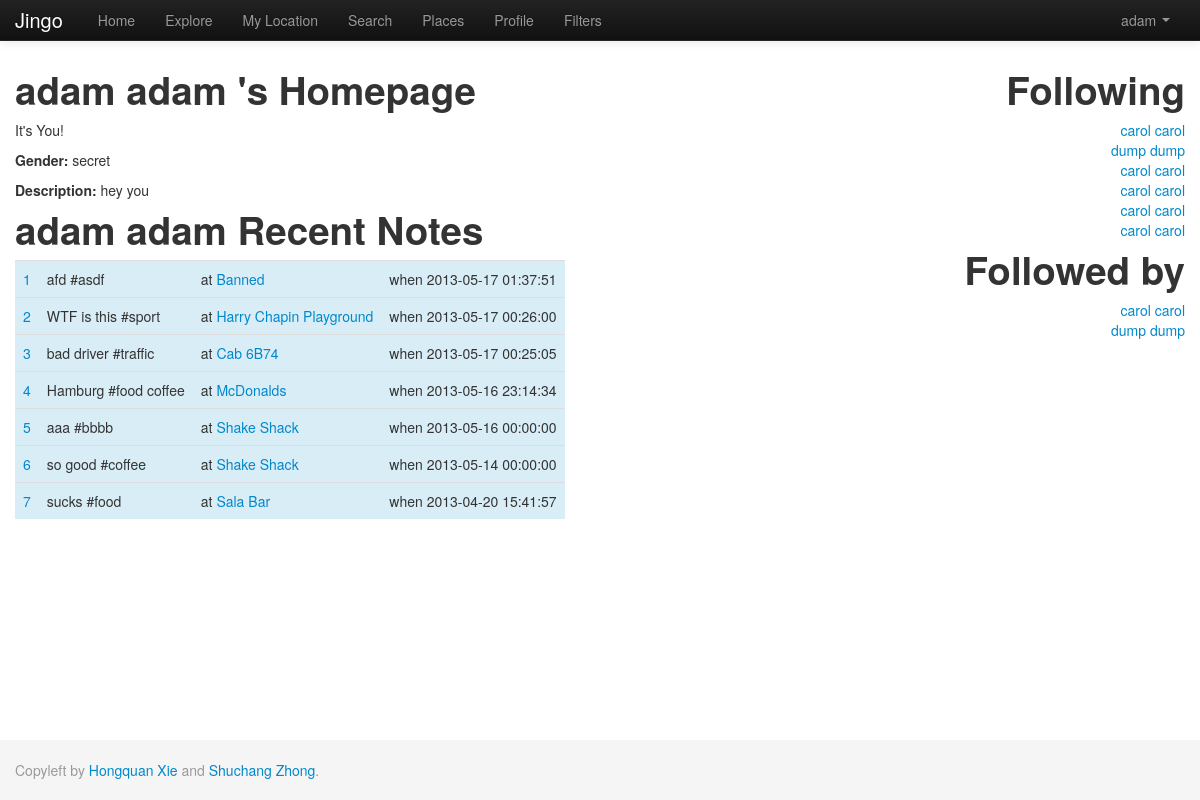
Screenshot of /index.php/user?uid=1 (signed in) with the database file from the repository.
### tables this page shows
CREATE TABLE IF NOT EXISTS `user` (
  `uid` int(11) NOT NULL AUTO_INCREMENT,
  `uname` varchar(50) NOT NULL,
  `email` varchar(50) NOT NULL,
  `password` varchar(50) NOT NULL,
  `dt_inserted` datetime NOT NULL,
  `dt_edited` timestamp NOT NULL DEFAULT '0000-00-00 00:00:00' ON UPDATE CURRENT_TIMESTAMP,
  `first_name` varchar(50) NOT NULL,
  `last_name` varchar(50) NOT NULL,
  `gender` tinyint(1) DEFAULT NULL,
  `photo` varchar(100) DEFAULT NULL,
  `description` varchar(1000) NOT NULL,
  `last_latitude` float NOT NULL DEFAULT '0',
  `last_longitude` float NOT NULL DEFAULT '0',
  `current_state` varchar(50) NOT NULL,
  `active` tinyint(1) NOT NULL DEFAULT '1',
  PRIMARY KEY (`uid`),
  UNIQUE KEY `email` (`email`,`uname`)
);

CREATE TABLE IF NOT EXISTS `note` (
  `nid` int(11) NOT NULL AUTO_INCREMENT,
  `uid` int(11) DEFAULT NULL,
  `pid` int(11) DEFAULT NULL,
  `text_body` varchar(1000) DEFAULT NULL,
  `keyword` varchar(200) DEFAULT NULL,
  `dt_inserted` datetime DEFAULT NULL,
  `dt_edited` timestamp NOT NULL DEFAULT CURRENT_TIMESTAMP,
  `active` tinyint(1) NOT NULL DEFAULT '1',
  `s_from` datetime DEFAULT '0000-00-00 00:00:00',
  `s_to` datetime DEFAULT '0000-00-00 00:00:00',
  `repeat_flag` tinyint(1) DEFAULT '0',
  `sunday` tinyint(1) DEFAULT '0',
  `monday` tinyint(1) DEFAULT '0',
  `tuesday` tinyint(1) DEFAULT '0',
  `wednesday` tinyint(1) DEFAULT '0',
  `thursday` tinyint(1) DEFAULT '0',
  `friday` tinyint(1) DEFAULT '0',
  `saturday` tinyint(1) DEFAULT '0',
  `public` tinyint(1) NOT NULL,
  PRIMARY KEY (`nid`)
);

CREATE TABLE IF NOT EXISTS `place` (
  `pid` int(11) NOT NULL AUTO_INCREMENT,
  `pname` varchar(100) DEFAULT NULL,
  `latitude` float DEFAULT NULL,
  `longitude` float DEFAULT NULL,
  `dt_inserted` datetime NOT NULL,
  `dt_edited` timestamp NOT NULL DEFAULT CURRENT_TIMESTAMP,
  `active` tinyint(1) NOT NULL DEFAULT '1',
  PRIMARY KEY (`pid`)
);

CREATE TABLE IF NOT EXISTS `follow` (
  `FOLLOW_ID` int(11) NOT NULL AUTO_INCREMENT,
  `CURRENT_U` int(11) NOT NULL DEFAULT '0',
  `FOLLOWED_USER` int(11) NOT NULL DEFAULT '0',
  `dt_inserted` datetime NOT NULL,
  `dt_edited` timestamp NOT NULL DEFAULT CURRENT_TIMESTAMP,
  `active` tinyint(1) NOT NULL DEFAULT '1',
  PRIMARY KEY (`FOLLOW_ID`)
);

### application/controllers/home.php (called while the page is built, shortened)
<?php
class Home extends CI_Controller{
    public function __construct(){
        $this->load->helper('view_helper');
        $this->load->view('header');
    }
    public function user(){
        $uid = $this->input->get('uid');
        $this->load->model('User');
        $this->User->uid = $uid;
        $user            = current($this->User->get());
        $data['user']    = $user;
        $this->load->model('Note');
        $this->Note->uid = $uid;
        $this->Note->order_by = 'note_dt_inserted desc';
        $note            = $this->Note->get();
        $data['note']    = $note;
        $this->load->model('follow', 'f1');
        $this->f1->current_u = $uid;
        $following           = $this->f1->get();
        $data['following']   = $following;
        $this->load->model('follow', 'f2');
        $this->f2->followed_user = $uid;
        $followed                = $this->f2->get();
        $data['followed']        = $followed;
        if (empty($user)) {
            show_404('page');
        } else {
            $this->load->view('user', $data);
        }
        $this->load->view('footer');
    }
}
?>

### index.php (called while the page is built, shortened)
<?php
require_once BASEPATH.'core/CodeIgniter.php';

### application/models/user.php (called while the page is built, shortened)
<?php
class User extends CI_Model {
    function get($params=null){
		$this->db->select('*');
		$this->db->from('user');
		$where = ' 1=1 ';
		if(isset($this->uid)){
			$where .= ' AND user.uid = '.$this->uid;
		}
		if($params){
			$params['user.active']=1;
			$this->db->where($params);
		}else
			$this->db->where($where, null, false);
		$query = $this->db->get();
        return $query->result_array();
    }
}

### application/models/note.php (called while the page is built, shortened)
<?php
class Note extends CI_Model {
    function get($params=null){
		$this->db->select('*,note.dt_inserted as note_dt_inserted');
		$this->db->from('note');
		$this->db->join('user','user.uid=note.uid');
		$this->db->join('place','place.pid=note.pid');
		$where = ' 1=1 ';
		$newString ='and (note.public = 1 or (note.public = 0 and note.uid in (select current_u from follow where active = "1" and followed_user ='.$_SESSION['user']['uid'].' )))';
		$where .= $newString;
		if(isset($this->uid)){
			$where .= ' AND note.uid = '.$this->uid;
		}
		if($params){
			$params['note.active']=1;
			$this->db->where($params);
		}else
			$this->db->where($where, null, false);
		if(isset($this->order_by))
			$this->db->order_by($this->order_by);
		$query = $this->db->get();
        return $query->result_array();
    }
}

### application/models/follow.php (called while the page is built, shortened)
<?php
class Follow extends CI_Model {
    function get($params=null){
		$this->db->select('*');
		$this->db->from('follow');
		if(isset($this->current_u)){
			$joinClause = "user.uid=follow.followed_user";
		}
		if(isset($this->followed_user)){
			$joinClause = "user.uid=follow.current_u";
		}
		$this->db->join('user',$joinClause);
		$where = ' 1=1 ';
		if(isset($this->current_u)){
			$where .= ' AND follow.current_u = '.$this->current_u;
		}
		if(isset($this->followed_user)){
			$where .= ' AND follow.followed_user = '.$this->followed_user;
		}
		if($params){
			$this->db->where($params);
		}else
			$this->db->where($where, null, false);
		$query = $this->db->get();
        return $query->result_array();
    }
}

### application/views/user.php (the view, shortened to what this page needs)
<div style='width=75%; float:left;'>
<h1><?php echo $user['first_name']." ".$user['last_name'];?> 's Homepage</h1>
<p><?php
if ($user['uid']==$_SESSION['user']['uid']) {
	echo "It's You!";
} elseif($relation){?>
	<a class="btn btn-primary" href="javascript:void(0)" onclick="follow(<?php echo $_SESSION['user']['uid'];?>, <?php echo $user['uid'];?>,this)">
		Follow
	</a>
<?php }else{?>
	<a class="btn btn-danger" href="javascript:void(0)" onclick="unfollow(<?php echo $_SESSION['user']['uid'];?>, <?php echo $user['uid'];?>,this)">
		Unfollow
	</a>
<?php }
?></p>
<p><b>Gender:</b> <?php
    if ($user['gender']==1){
    	echo "gentle";
    } else if ($user['gender']==0){
    	echo "lady";
    } else {
    	echo "secret";
    }
?></p>
<p><b>Description:</b> <?php echo $user['description']; ?> </p>
<h1><?php echo $user['first_name']." ".$user['last_name'];?> Recent Notes</h1>
<table class="table table-hover">
	<?php
	$index = 1;
		foreach($note as $row){
    ?>
	<tr class="info">
	    <td><a href="note?nid=<?php echo $row['nid'];?>"><?php echo $index;$index+=1; ?></a></td>
	    <td><?php echo $row['text_body']." #".$row['keyword']; ?></td>
	    <td>at <a href="place?pid=<?php echo $row['pid']; ?>"><?php echo $row['pname']; ?></a></td>
		<td>when <?php echo $row['note_dt_inserted']; ?></td>
	  </tr>
	<?php
    }
	?>
</table>
</div>
<div style='width=25%; float:right;'>
	<h1 style="text-align:right;">Following</h1>
	<div style="text-align:right;">
	<?php
	foreach($following as $row){
		echo "<a href=user?uid=".$row['FOLLOWED_USER'].">";
		echo $row['first_name']." ".$row['last_name'];
		echo "</a><br>";
	}
	?>
	</div>
	<h1 style="text-align:right;">Followed by</h1>
	<div style="text-align:right;">
		<?php
		foreach($followed as $row){
			echo "<a href=user?uid=".$row['CURRENT_U'].">";
			echo $row['first_name']." ".$row['last_name'];
			echo "</a><br>";
		}
		?>
	</div>
</div>

### rows the page displays
user: first_name "adam", last_name "adam", description "hey you"
note: text_body "afd", keyword "asdf", pid.pname "Banned", dt_inserted "2013-05-17 01:37:51"
note: text_body "WTF is this", keyword "sport", pid.pname "Harry Chapin Playground", dt_inserted "2013-05-17 00:26:00"
note: text_body "bad driver", keyword "traffic", pid.pname "Cab 6B74", dt_inserted "2013-05-17 00:25:05"
note: text_body "Hamburg", keyword "food coffee", pid.pname "McDonalds", dt_inserted "2013-05-16 23:14:34"
note: text_body "aaa", keyword "bbbb", pid.pname "Shake Shack", dt_inserted "2013-05-16 00:00:00"
note: text_body "so good", keyword "coffee", pid.pname "Shake Shack", dt_inserted "2013-05-14 00:00:00"
note: text_body "sucks", keyword "food", pid.pname "Sala Bar", dt_inserted "2013-04-20 15:41:57"
follow: user.first_name "carol", user.last_name "carol"
follow: user.first_name "dump", user.last_name "dump"
follow: user.first_name "carol", user.last_name "carol"
follow: user.first_name "carol", user.last_name "carol"
follow: user.first_name "carol", user.last_name "carol"
follow: user.first_name "carol", user.last_name "carol"
follow: user.first_name "carol", user.last_name "carol"
follow: user.first_name "dump", user.last_name "dump"

### other values shown
$_SESSION['user']['uname'] "adam"
